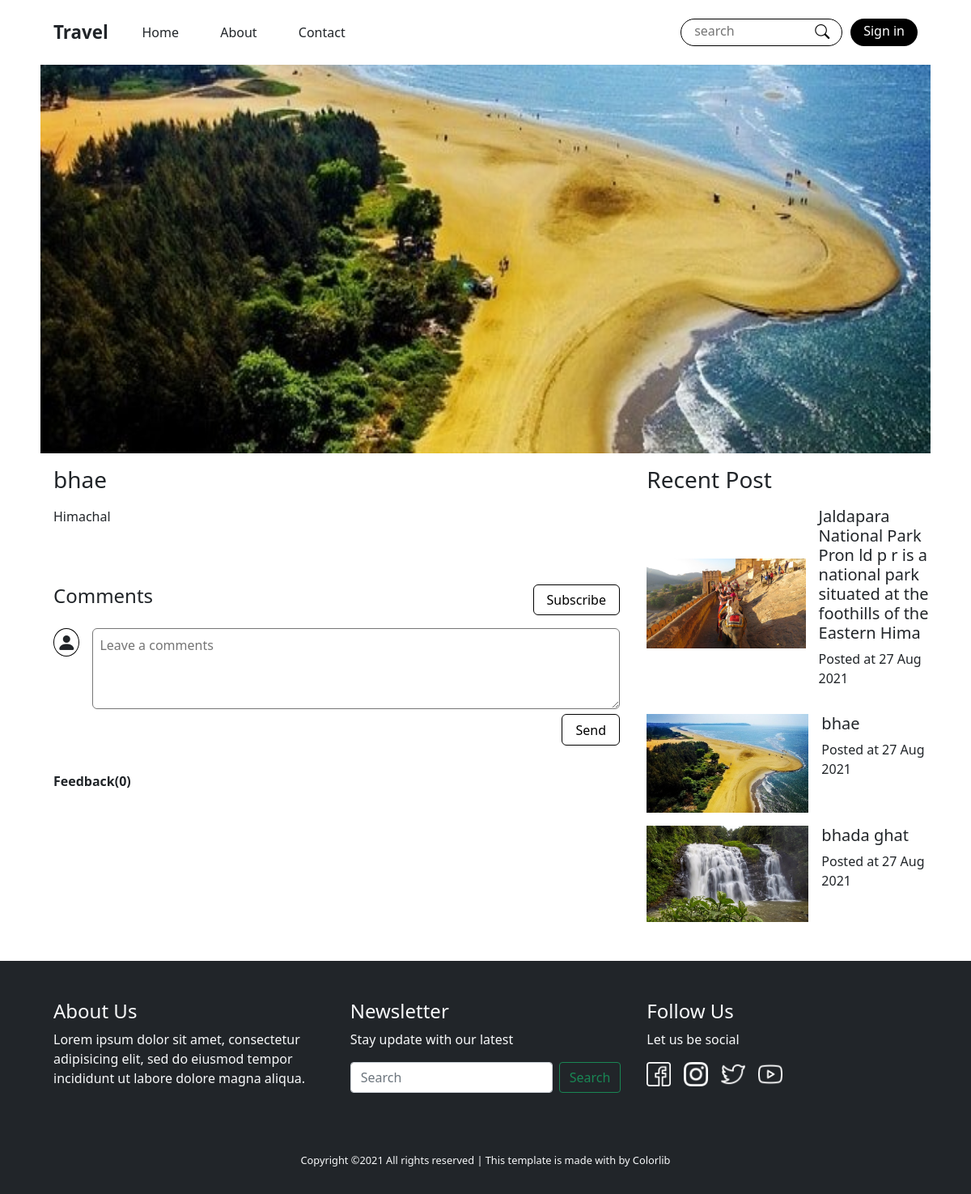
/detail.php?place=bhae, run on the app's committed database.
### tables this page shows
CREATE TABLE `contents` (
  `id` int(11) NOT NULL,
  `image` varchar(100) NOT NULL,
  `title` varchar(100) NOT NULL,
  `place` varchar(100) NOT NULL,
  `detail` text NOT NULL,
  `category` int(11) NOT NULL,
  `popular` int(11) NOT NULL,
  `date` datetime NOT NULL
);

### detail.php (the view, shortened to what this page needs)
<?php include('top.php') ?>
  <?php
   if(isset($_GET['place']) && $_GET['place']){
     $place = $_GET['place'];
     $res = mysqli_query($conn,"select * from contents where title='$place'");
     $row = mysqli_fetch_assoc($res);
   }
  ?>
<header class="banner">
    <div class="wrapper">
      <div class="ratio ratio-4x3" >
        <img src="./images/place/<?php echo $row['image'] ?>"/>
      </div>
    </div>
</header>
<main>
<section class="detail-section">
  <div class="detail">
        <h3><?php echo $place ?></h3>
        <p><?php echo $row['detail'] ?></p>
        <br/>
    <div class="comments">
        <div class="flex">
            <div class="item">
                <h4>Comments</h4>
            </div>
            <div class="item">
              <button>Subscribe</button>
            </div>
        </div>
        <div class="form">
              <div class="avator">
                <i class="bi bi-person-fill"></i>
              </div>
              <div class="box">
                  <form id="FormIDmain">
                      <textarea placeholder="Leave a comments" name="comment"></textarea>
                      <br/>
                      <button type="button" onclick="submitForm('main')">Send</button>
                  </form>
              </div>
        </div>
    </div>
    <div class="feedback">
          <div class="title">
            <?php
            $id =  $row['id'];
             $comment = mysqli_query($conn,"SELECT count(responseTo) As no from comments WHERE responseTo = 0 AND content = $id");
             $no = mysqli_fetch_assoc($comment);
            ?>
             <strong id="numberofcomment">Feedback(<?php echo $no['no'] ?>)</strong>
          </div>
      </div>
  </div>
  <div class="sidebar">
    <h3>Recent Post</h3>
    <?php
     $res = mysqli_query($conn,"select * from contents order by id DESC LIMIT 3");
     while($row = mysqli_fetch_assoc($res)){
      $time_input = strtotime($row['date']);
      $dateArr =  date('d/M/Y', $time_input);
      $post = explode('/',$dateArr);
       echo '
       <div class="recent">
            <div class="img" style="cursor:pointer;">
              <a href="detail.php?place='.$row['title'].'"><img src="./images/place/'.$row['image'].'" /></a>
            </div>
            <div class="rec-detail">
                <h5>'.$row['title'].'</h5>
                <p>Posted at '.$post[0]." ".$post[1]." ".$post[2].'</p>
            </div>
       </div>';
     }
    ?>
  </div>
</section>
</main>
<?php include('bottom.php') ?>
</body>
</html>

### top.php (shortened to what this page needs)
<?php
$name = null;
 ?>
<!DOCTYPE html>
<html lang="en">
<head>
<link href="https://cdn.jsdelivr.net/npm/bootstrap@5.1.0/dist/css/bootstrap.min.css" rel="stylesheet" />
<link rel="stylesheet" href="https://cdn.jsdelivr.net/npm/bootstrap-icons@1.5.0/font/bootstrap-icons.css" />
<link rel="stylesheet" href="https://unpkg.com/swiper/swiper-bundle.min.css"/>
<link rel="stylesheet" href="./css/style.css" />
<link rel="stylesheet" href="./login/style.css" />
</head>
<body>
    <nav>
      <div class="flex-container">
        <div class="logo">Travel</div>
        <ul class="link_list">
          <li>
            <a href="index.php">Home</a>
          </li>
          <li>
           <a href="index.php">About</a>
         </li>
         <li>
           <a href="index.php">Contact</a>
         </li>
        </ul>
      </div>
      <div class="login">
        <form class="search" action="index.php" method="post">
          <input type="text" placeholder="search" name="search">
          <button type="submit" name="submit"><i class="bi bi-search"></i></button>
        </form>
        <?php
         if($name){
          echo '<a href="logout.php">Sign out</a>';
         }else{
          echo '<a href="login.php">Sign in</a>';
         }
        ?>
      </div>
    </nav>

### bottom.php
<footer>
         <div class="container-fluid bg-dark text-light  ">
           <div class="row">
             <div class="col-lg-4 col-sm-6  footer-element">
               <h4>About Us</h4>
               <p>Lorem ipsum dolor sit amet, consectetur adipisicing elit, sed do eiusmod tempor incididunt ut labore dolore magna aliqua.</p>
             </div>
             <div class="col-lg-4 col-sm-6  footer-element">
              <h4>Newsletter</h4>
              <p>Stay update with our latest</p>
              <form class="d-flex">
                <input class="form-control me-2" type="search" placeholder="Search" aria-label="Search">
                <button class="btn btn-outline-success" type="submit">Search</button>
              </form>
            </div>
            <div class="col-lg-4 col-sm-6  footer-element">
              <h4>Follow Us</h4>
              <p>Let us be social</p>
              <div class="d-flex">
                <img src="./images/social/facebook.png"/>
                <img src="./images/social/instagram.png"/>
                <img src="./images/social/twitter.png"/>
                <img src="./images/social/youtube.png"/>
              </div>
            </div>
           </div>
           <div class="copy">
            <p>Copyright ©2021 All rights reserved | This template is made with  by Colorlib</p>
           </div>
         </div>
      </footer>

### css/style.css (style rules this page uses)
* { list-style: none; text-decoration: none; margin: 0; padding: 0; -webkit-box-sizing: border-box; box-sizing: border-box; }
body { overflow-x: hidden; }
nav { position: relative; max-width: 1100px; margin: auto; display: -webkit-box; display: -ms-flexbox; display: flex; -webkit-box-pack: justify; -ms-flex-pack: justify; justify-content: space-between; -webkit-box-align: center; -ms-flex-align: center; align-items: center; min-height: 10vh; padding: 0 1rem; }
nav a { text-decoration: none; color: inherit; }
nav .flex-container { display: -webkit-box; display: -ms-flexbox; display: flex; -webkit-box-align: center; -ms-flex-align: center; align-items: center; }
nav .flex-container .logo { font-weight: 600; font-size: 1.4rem; }
nav .flex-container ul { margin: 0 1rem; padding: 0; display: -webkit-box; display: -ms-flexbox; display: flex; }
nav .flex-container ul li { padding: 0 1.6rem; }
nav .login { display: -webkit-box; display: -ms-flexbox; display: flex; -webkit-box-pack: center; -ms-flex-pack: center; justify-content: center; -webkit-box-align: center; -ms-flex-align: center; align-items: center; }
nav .login .search { position: relative; margin: 0 10px; display: -webkit-box; display: -ms-flexbox; display: flex; }
nav .login .search input { padding: .1rem 1rem .4rem 1rem; border: 1px solid #000; border-radius: 20px; width: 200px; }
nav .login .search button { position: absolute; border: none; font-size: 1.8rem; margin-left: 1rem; background: transparent; font-size: 18px; right: 0; margin: .2rem 1rem; }
nav .login a { background: #000; color: #fff; padding: .2rem 1rem .4rem 1rem; border-radius: 19px; text-align: center; }
.banner { position: relative; }
.banner .wrapper { width: 100%; height: 100%; max-width: 1100px; margin: auto; max-height: 480px; display: -webkit-box; display: -ms-flexbox; display: flex; -webkit-box-pack: center; -ms-flex-pack: center; justify-content: center; -webkit-box-align: center; -ms-flex-align: center; align-items: center; overflow: hidden; }
main { max-width: 1100px; margin: auto; }
main .detail-section { display: -ms-grid; display: grid; -ms-grid-columns: 2fr 1fr; grid-template-columns: 2fr 1fr; }
main .detail-section .detail { max-width: 700px; margin: 0rem 1rem; }
main .detail-section .detail h3 { margin: 1rem 0; }
main .detail-section .detail .comments { margin-top: 2rem; }
main .detail-section .detail .comments .flex { display: -webkit-box; display: -ms-flexbox; display: flex; -webkit-box-pack: justify; -ms-flex-pack: justify; justify-content: space-between; }
main .detail-section .detail .comments button { border: 1px solid #000; background: none; padding: .4rem 1rem; border-radius: 6px; }
main .detail-section .detail .comments .form { display: -webkit-box; display: -ms-flexbox; display: flex; padding: 1rem 0; }
main .detail-section .detail .comments .form .avator { margin-right: 1rem; }
main .detail-section .detail .comments .form .avator i { padding: 0 .2rem; font-size: 1.5rem; border: 1px solid #000; border-radius: 50%; }
main .detail-section .detail .comments .form .box { width: 100%; }
main .detail-section .detail .comments .form .box form textarea { width: 100%; padding: .5rem; border-radius: 6px; height: 100px; }
main .detail-section .detail .comments .form .box form button { float: right; }
main .detail-section .sidebar { margin-left: 1rem; }
main .detail-section .sidebar h3 { margin: 1rem 0; }
main .detail-section .sidebar .recent { display: -webkit-box; display: -ms-flexbox; display: flex; margin-bottom: 1rem; }
main .detail-section .sidebar .recent .img { max-width: 200px; display: -webkit-box; display: -ms-flexbox; display: flex; -webkit-box-pack: center; -ms-flex-pack: center; justify-content: center; -webkit-box-align: center; -ms-flex-align: center; align-items: center; overflow: hidden; }
main .detail-section .sidebar .recent .img img { width: 100%; height: auto; }
main .detail-section .sidebar .recent .rec-detail { margin-left: 1rem; }
.feedback .title { margin: 1rem 0; }
footer { margin-top: 2rem; }
footer .row { max-width: 1100px; margin: auto; padding: 2rem 0; }
footer .row .footer-element { padding: 1rem; }
footer .row .footer-element div img { width: 30px; height: auto; margin-right: 1rem; }
footer .copy { padding: 1rem; max-width: 1000px; margin: auto; text-align: center; }
footer .copy p { font-size: .8rem; }

### data on the page
contents: image (picture), detail "Himachal", title "bhae", date "27", date "Aug", date "2021"
contents: image (picture), title "Jaldapara National Park Pron ld p r is a national park situated at the foothills of the Eastern Hima", date "27", date "Aug", date "2021"
contents: image (picture), title "bhada ghat", date "27", date "Aug", date "2021"

### other printed values
$place "bhae"
$no['no'] "0"
